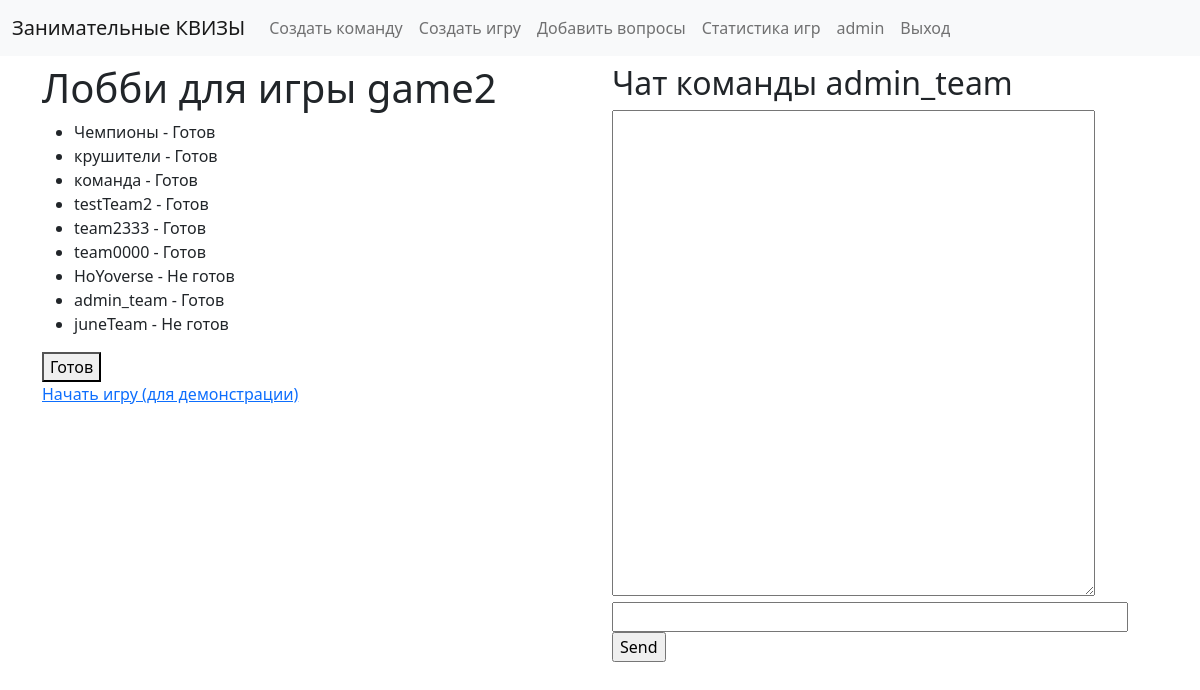
Page /taskMaster/lobby/game2/ (signed in) on the committed database.
### users/models.py (models this page shows, shortened)
class User(AbstractUser):
    pass

class Profile(models.Model):
    user = models.OneToOneField(User, on_delete=models.CASCADE)
    team = models.CharField(max_length=42, null=True)
    teamLead = models.BooleanField(default=False)

### taskMaster/models.py (models this page shows, shortened)
class GameList(models.Model): # предполагается что игра будет не одна, и можно будет видеть список игр идущих и завершенных
    class Meta:
        verbose_name = 'Игра'
        verbose_name_plural = "Игры"
    gameNAME = models.CharField(unique=True, max_length=42) # Условное название для игры (может использовать ID)
    RLSlug = models.SlugField(unique=True, max_length=42, null=False)  # ()слаг для формирования адреса до конкретной игры /RSLug/TeamSLUG/
    status = models.BooleanField(default=False) # Cтатус активности игры (идет/не идет)
    winner = models.CharField(max_length=42, default='Не определён') #(после завершения заполняется команда победитель)
    def __str__(self):
        return self.gameNAME

class TeamList(models.Model):
    class Meta:
        verbose_name = 'Команда'
        verbose_name_plural = "Команды"
    teamSlug = models.SlugField(unique=True, null=True) # слаг для наименования комнаты чата с названием группы
    team = models.CharField(max_length=42, unique=True) # название группы
    member = models.ManyToManyField(Profile) #участник(и) группы
    points = models.PositiveSmallIntegerField(default=0, blank=True, null=True)
    reserved = models.BooleanField(default=False, blank=True, null=True) # учавствует ли уже в игре
    is_ready = models.BooleanField(default=False, blank=True, null=True)

### taskMaster/views.py (the view, shortened to what this page needs)
# urls.py: path('lobby/<slug:game_slug>/', lobby_view, name='lobby'),
def lobby_view(request, game_slug):
    game = GameList.objects.get(RLSlug=game_slug)
    teams = TeamList.objects.filter(reserved=False)  # Берем только команды, резервированные для данной игры
    user_prof = Profile.objects.get(user=request.user)
    user_team = user_prof.team
    all_ready = all(team.is_ready for team in teams)  # Проверяем, готовы ли все команды
    if all_ready:
        game.status = True
        game.save()
        return redirect('taskmaster:gameprocess', gameName=game.gameNAME, team=user_team, round=1)
    return render(request, 'lobby.html', {'game': game,
                                          'teams': teams,
                                          'team': Profile.objects.get(user=request.user).team})

### templates/lobby.html (shortened to what this page needs)
{% extends 'base/home.html' %}
{% block content %}
<div class="container mt-2">
    <div class="row ">
        <div class="col">
            <h1>Лобби для игры {{ game.gameNAME }}</h1>
            <div id="teams-status">
                <ul>
                    {% for team in teams %}
                        <li>{{ team.team }} - {% if team.is_ready %}Готов{% else %}Не готов{% endif %}</li>
                    {% endfor %}
                </ul>
            </div>
            <form method="post">
                <button type="submit">Готов</button>
            </form>
                <a href="{% url 'taskmaster:gameprocess' gameName=game team=team round=1 %}">Начать игру (для демонстрации)</a>
        </div>
    <div class="col">
        <div class="chat-section">
            <h2>Чат команды {{ team }}</h2>
                {% include 'chat/room.html' %}
        </div>
    </div>
    </div>
</div>
{% endblock %}

### templates/base/header.html (shortened to what this page needs)
{% load bootstrap5 %}
<nav class="navbar navbar-expand-lg navbar-light bg-light">
  <div class="container-fluid">
    <a class="navbar-brand" href={% url "taskMaster:home" %}>Занимательные КВИЗЫ</a>
    <div class="collapse navbar-collapse" id="navbarNav">
      <ul class="navbar-nav">
          {% if request.user.is_authenticated %}
                    <li class="nav-item">
                    <a class="nav-link" href="{% url 'taskmaster:newteam' %}">Создать команду</a>
                    </li>
              {% if request.user.is_stuff or request.user.is_superuser %}
                  <li class="nav-item">
                    <a class="nav-link" href="{% url 'taskmaster:newgame' %}">Создать игру</a>
                  </li>
                  <li class="nav-item">
                    <a class="nav-link" href="{% url 'taskmaster:newquestion' %}">Добавить вопросы</a>
                  </li>
              {% endif %}
              <li class="nav-item">
                <a class="nav-link" href="{% url 'taskmaster:home' %}">Статистика игр</a>
              </li>
              <li class="nav-item">
                <a class="nav-link" href="{% url 'users:logout' %}">{{ request.user.username }}</a>
              </li>
              <li class="nav-item">
                <a class="nav-link" href="{% url 'users:logout' %}">Выход</a>
              </li>
        {% endif %}
      </ul>
    </div>
  </div>
</nav>

### rows in the picture
User: user.username "admin"
GameList: gameNAME "game2"
TeamList: team "Чемпионы", is_ready "Готов"
TeamList: team "крушители", is_ready "Готов"
TeamList: team "команда", is_ready "Готов"
TeamList: team "testTeam2", is_ready "Готов"
TeamList: team "team2333", is_ready "Готов"
TeamList: team "team0000", is_ready "Готов"
TeamList: team "HoYoverse", is_ready "Не готов"
TeamList: team "admin_team", is_ready "Готов"
TeamList: team "juneTeam", is_ready "Не готов"
Profile: team "admin_team"
